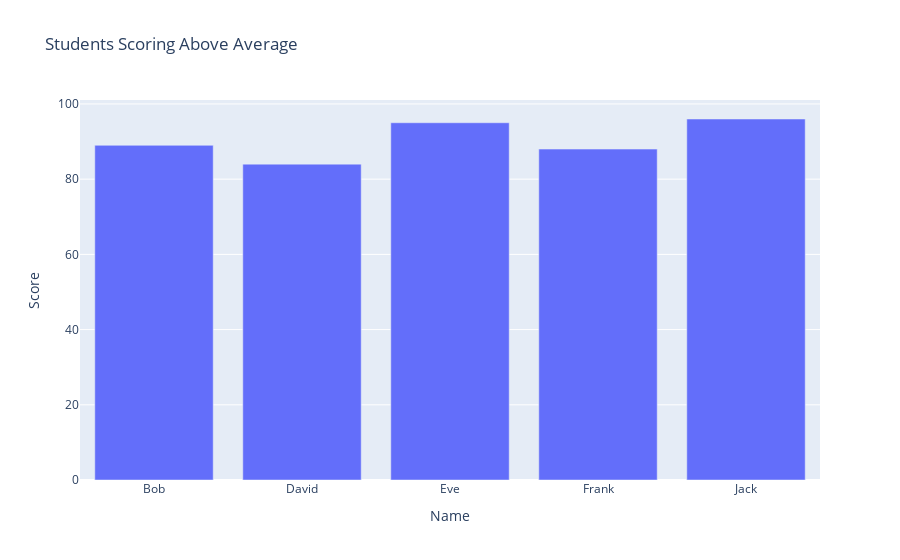

This figure's notebook cell:
### Markdown cell above
# Comprehensive Coding Exercise - Live Coding
This task combines lists, dictionaries, functions, Numpy, Pandas, and Plotly.

Problem Statement:
- Generate 10 random student scores.
- Create a function to calculate the average score.
- Store student names and scores in a Pandas DataFrame.
- Filter students who scored above the average.
- Visualize the data using Plotly.

### Code cell
import numpy as np
import pandas as pd
import plotly.express as px
from random import randint

# 1. Generate random student scores
students = ['Alice', 'Bob', 'Charlie', 'David', 'Eve', 'Frank', 'Grace', 'Hannah', 'Ivy', 'Jack']
scores = [randint(50, 100) for _ in range(10)]

# 2. Function to calculate average score
def calculate_average(scores):
    return np.mean(scores)

average_score = calculate_average(scores)
print(f"Average score: {average_score}")

# 3. Create a DataFrame
data = {'Name': students, 'Score': scores}
df = pd.DataFrame(data)

# 4. Filter students with scores above average
above_average = df[df['Score'] > average_score]
print(above_average)

# 5. Visualize results with Plotly
fig = px.bar(above_average, x='Name', y='Score', title='Students Scoring Above Average')
fig.show()

### Figure 1 — Plotly figure (JSON) as saved in the notebook; plotly's stock layout.template omitted (floating-point values rounded to 4 significant figures)
{"data": [{"alignmentgroup": "True", "hovertemplate": "Name=%{x}<br>Score=%{y}<extra></extra>", "legendgroup": "", "marker": {"color": "#636efa", "pattern": {"shape": ""}}, "name": "", "offsetgroup": "", "orientation": "v", "showlegend": false, "textposition": "auto", "x": ["Bob", "David", "Eve", "Frank", "Jack"], "xaxis": "x", "y": [89, 84, 95, 88, 96], "yaxis": "y", "type": "bar"}], "layout": {"xaxis": {"anchor": "y", "domain": [0.0, 1.0], "title": {"text": "Name"}}, "yaxis": {"anchor": "x", "domain": [0.0, 1.0], "title": {"text": "Score"}}, "legend": {"tracegroupgap": 0}, "title": {"text": "Students Scoring Above Average"}, "barmode": "relative"}}
